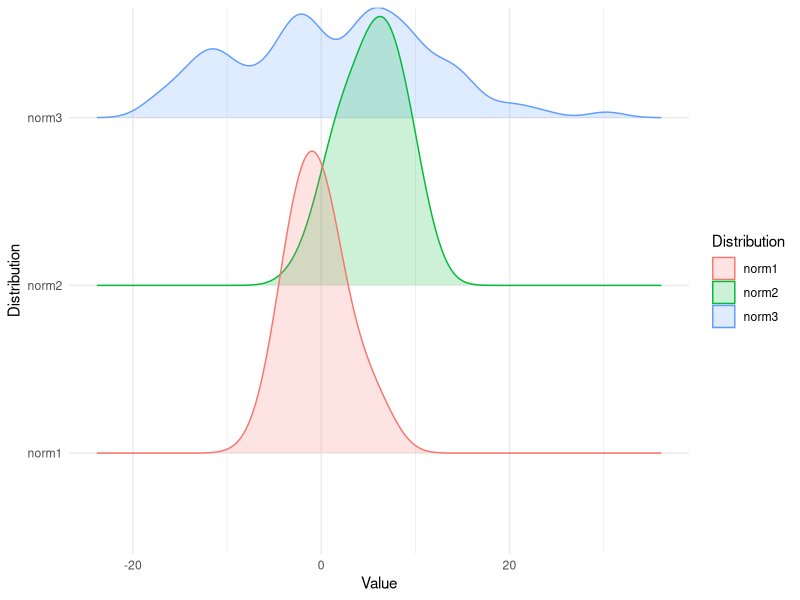

This chart was generated by the following R code:
library(tidyverse)
library(ggridges)
library(viridis)

#Plot a few different normal distributions
d <- list("norm1" = rnorm(100,mean=0,sd = 3),
          "norm2" = rnorm(100,mean=5,sd = 3),
          "norm3" = rnorm(100,mean=0,sd = 10))

e <- data.frame(norm1 = double(length=100),
                norm2 = double(length=100),
                norm3 = double(length=100))

for(i in 1:length(d)){
  e[,i] <- d[[i]]
  print(i)
  }
  
e %>%
  pivot_longer(
    cols = norm1:norm3,
    names_to = "Distribution",
    values_to = "Value"
  ) %>%
  ggplot(aes(x=Value, y=Distribution, color=Distribution, fill=Distribution))+
  geom_density_ridges(alpha=0.2,panel_scaling = FALSE)+
  #scale_fill_viridis(option="A") + # throws error
  theme_minimal()
